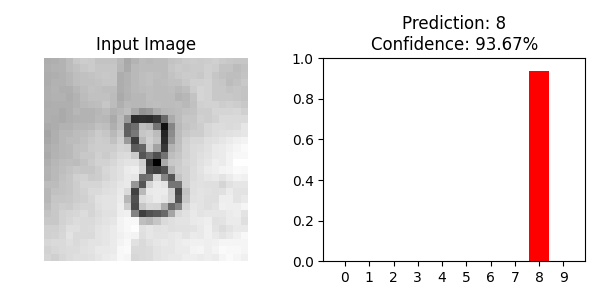
#> input picture 8.png, 600 x 300 px
$ python tongxin_chuanshu_orange.py
#> lines starting #> are read from the running program, lines starting #| are printed output that depends on the picture
# 文件名：orangepi_client.py
import socket
import numpy as np
import pickle
import struct
from PIL import Image
import time

def preprocess_image(image_path, invert=True):
    """（原有预处理函数保持不变）"""
#> called with image_path = '8.png', invert = True
    try:
        with Image.open(image_path) as img:
#> img is the input picture: PIL image 600x300 RGBA; mean R, G, B, A 238.2, 232.8, 232.8, 255
            img = img.convert('L').resize((28, 28))
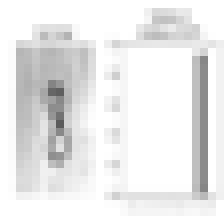
#> img: PIL image 28x28 L (shown 8 times larger); min 91, max 255, mean 233.9
            img_array = np.array(img, dtype=np.float32) / 255.0
            if invert:
                img_array = 1.0 - img_array
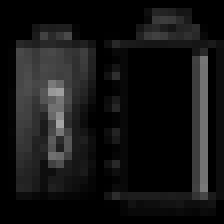
#> img_array: shape (28, 28) float32 (shown 8 times larger); min 0, max 0.643, mean 0.0829
            hwc_array = img_array.reshape(28, 28, 1)
            contiguous_array = np.ascontiguousarray(hwc_array, dtype=np.float32)
            return contiguous_array
    except Exception as e:
        print(f"预处理失败: {str(e)}")
        raise

def send_array(array, host='192.168.0.111', port=5000, save_path='received_image.png'):
    """发送数组并接收服务端返回的图片"""
    send_start = time.time()
    data = pickle.dumps(array)

#> (the run stopped early here; a loop or call above may not have finished)

$ run again, with 0.png copied over 8.png
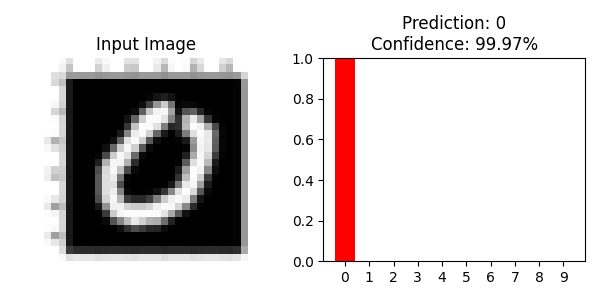
#> input picture 0.png, 600 x 300 px
#> in preprocess_image, img is the input picture: PIL image 600x300 RGBA; mean R, G, B, A 214, 208.3, 208.3, 255
#> in preprocess_image, `img = img.convert('L').resize((28, 28))`:
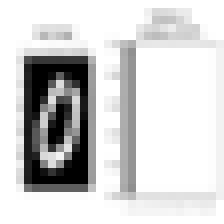
#> img: PIL image 28x28 L (shown 8 times larger); min 0, max 255, mean 209.7
#> in preprocess_image, `img_array = 1.0 - img_array`:
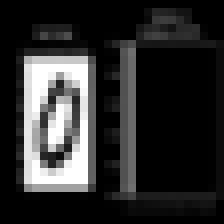
#> img_array: shape (28, 28) float32 (shown 8 times larger); min 0, max 1, mean 0.178
